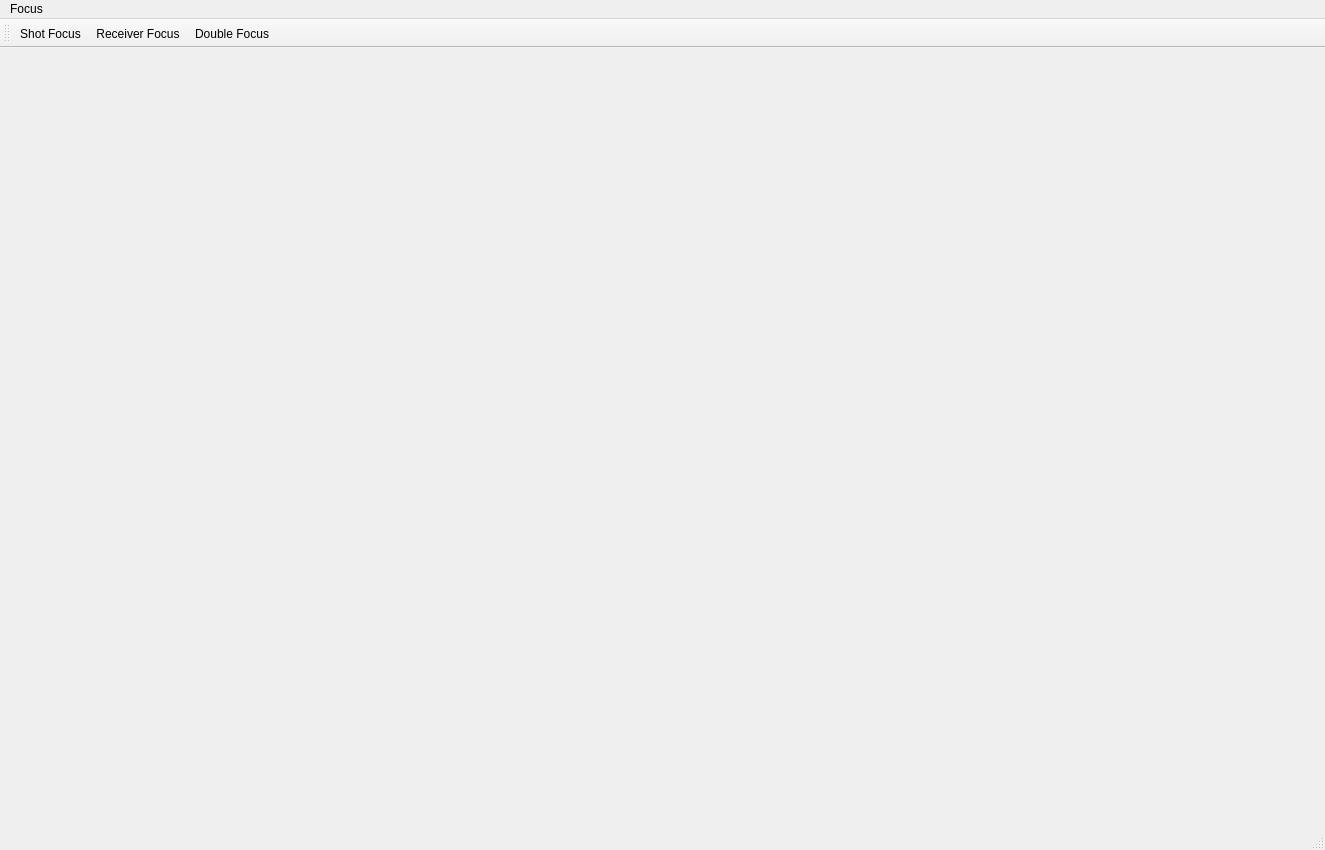
<ui version="4.0" >
 <class>Draw2DfrmClass</class>
 <widget class="QMainWindow" name="Draw2DfrmClass" >
  <property name="windowModality" >
   <enum>Qt::ApplicationModal</enum>
  </property>
  <property name="geometry" >
   <rect>
    <x>0</x>
    <y>0</y>
    <width>1325</width>
    <height>850</height>
   </rect>
  </property>
  <property name="windowTitle" >
   <string>Draw2Dfrm</string>
  </property>
  <widget class="QWidget" name="centralWidget" >
   <property name="geometry" >
    <rect>
     <x>0</x>
     <y>47</y>
     <width>1325</width>
     <height>780</height>
    </rect>
   </property>
  </widget>
  <widget class="QMenuBar" name="menuBar" >
   <property name="geometry" >
    <rect>
     <x>0</x>
     <y>0</y>
     <width>1325</width>
     <height>24</height>
    </rect>
   </property>
   <widget class="QMenu" name="menuFocus" >
    <property name="title" >
     <string>Focus</string>
    </property>
    <addaction name="actionShotFocus" />
    <addaction name="actionReceiverFocus" />
    <addaction name="actionDoubleFocus" />
    <addaction name="actionOVTfold" />
   </widget>
   <addaction name="menuFocus" />
  </widget>
  <widget class="QToolBar" name="mainToolBar" >
   <property name="geometry" >
    <rect>
     <x>0</x>
     <y>24</y>
     <width>1325</width>
     <height>23</height>
    </rect>
   </property>
   <attribute name="toolBarArea" >
    <enum>TopToolBarArea</enum>
   </attribute>
   <attribute name="toolBarBreak" >
    <bool>false</bool>
   </attribute>
   <addaction name="actionShotFocus" />
   <addaction name="actionReceiverFocus" />
   <addaction name="actionDoubleFocus" />
  </widget>
  <widget class="QStatusBar" name="statusBar" >
   <property name="geometry" >
    <rect>
     <x>0</x>
     <y>827</y>
     <width>1325</width>
     <height>23</height>
    </rect>
   </property>
  </widget>
  <action name="actionShotFocus" >
   <property name="icon" >
    <iconset>
     <normaloff>:/test/Resources/shotfocus.png</normaloff>:/test/Resources/shotfocus.png</iconset>
   </property>
   <property name="text" >
    <string>Shot Focus</string>
   </property>
  </action>
  <action name="actionReceiverFocus" >
   <property name="icon" >
    <iconset>
     <normaloff>:/test/Resources/revfocus.png</normaloff>:/test/Resources/revfocus.png</iconset>
   </property>
   <property name="text" >
    <string>Receiver Focus</string>
   </property>
  </action>
  <action name="actionDoubleFocus" >
   <property name="icon" >
    <iconset>
     <normaloff>:/test/Resources/doublefocus.png</normaloff>:/test/Resources/doublefocus.png</iconset>
   </property>
   <property name="text" >
    <string>Double Focus</string>
   </property>
  </action>
  <action name="actionOVTfold" >
   <property name="text" >
    <string>OVT fold</string>
   </property>
  </action>
 </widget>
 <layoutdefault spacing="6" margin="11" />
 <resources>
  <include location="../../../../resources/qt/datareconstruction.qrc" />
 </resources>
 <connections/>
</ui>
